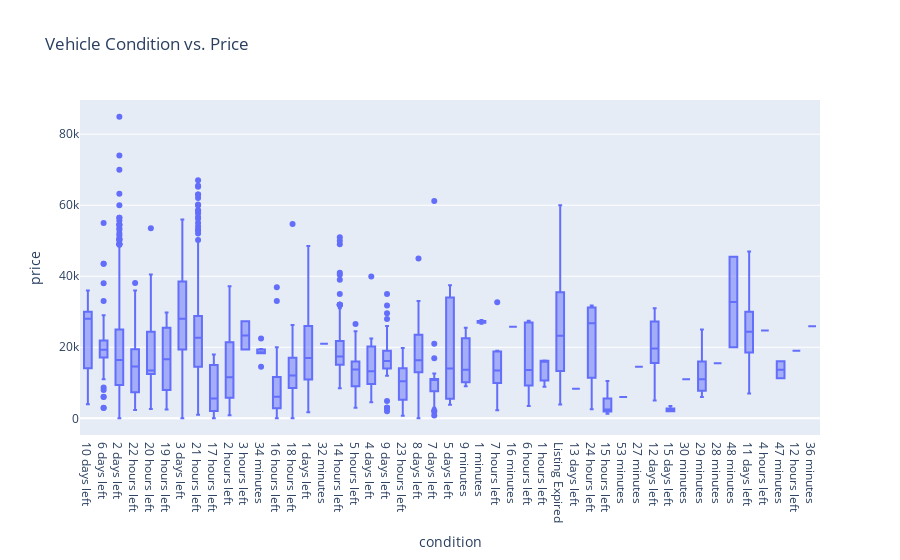

Notebook code for this chart:
### Code cell
# Vehicle Condition vs. Price
fig = px.box(car_data, x='condition', y='price', title='Vehicle Condition vs. Price')
fig.show()

### Figure 1 — Plotly figure (JSON) as saved in the notebook; plotly's stock layout.template omitted (floating-point values rounded to 4 significant figures; data arrays with more than 128 entries replaced by an {"elided": "..."} marker saying what was removed)
{"data": [{"alignmentgroup": "True", "hovertemplate": "condition=%{x}<br>price=%{y}<extra></extra>", "legendgroup": "", "marker": {"color": "#636efa"}, "name": "", "notched": false, "offsetgroup": "", "orientation": "v", "showlegend": false, "type": "box", "x": {"elided": "2499 str values"}, "x0": " ", "xaxis": "x", "y": {"elided": "2499 int values"}, "y0": " ", "yaxis": "y"}], "layout": {"boxmode": "group", "legend": {"tracegroupgap": 0}, "title": {"text": "Vehicle Condition vs. Price"}, "xaxis": {"anchor": "y", "domain": [0, 1], "title": {"text": "condition"}}, "yaxis": {"anchor": "x", "domain": [0, 1], "title": {"text": "price"}}}}
